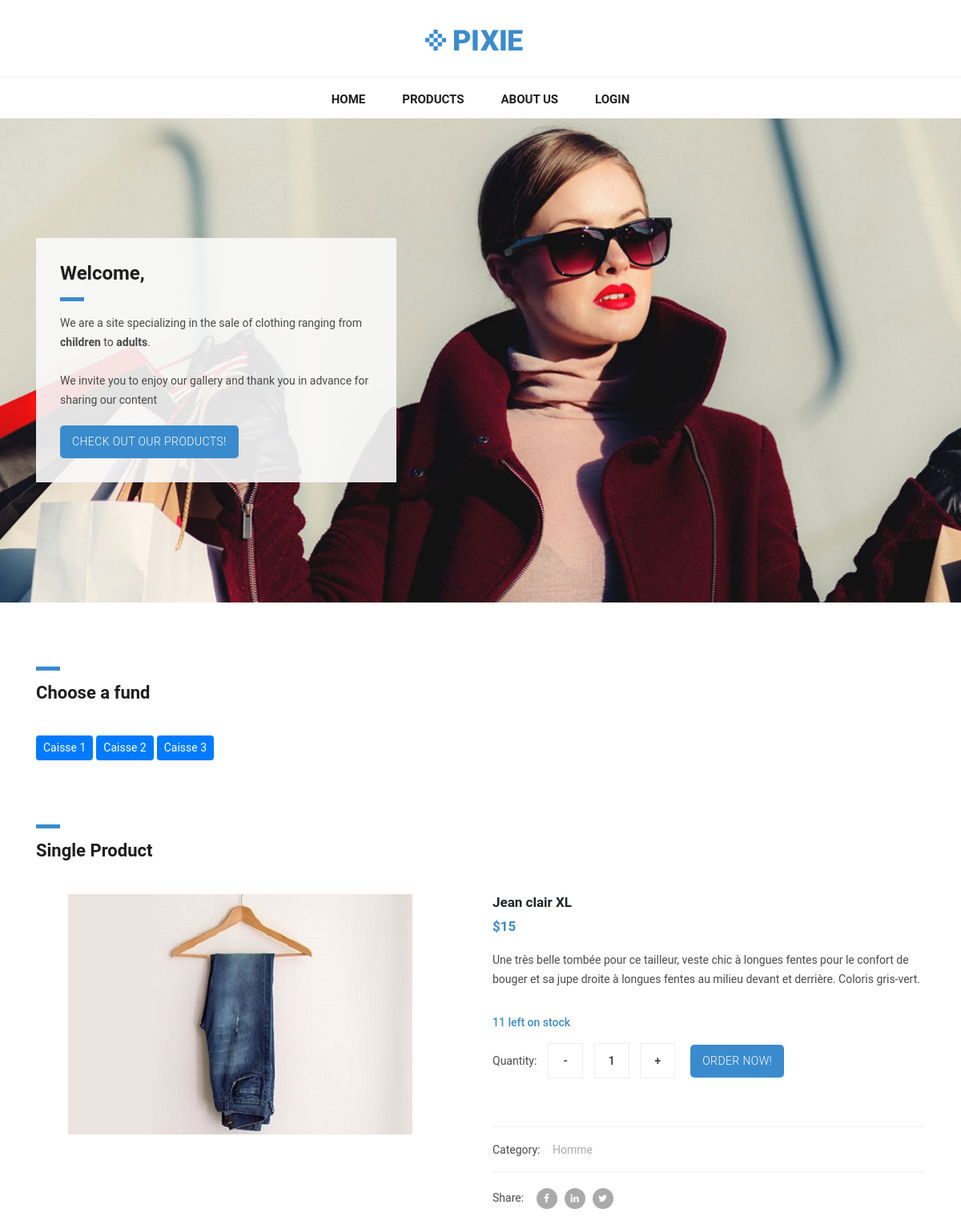
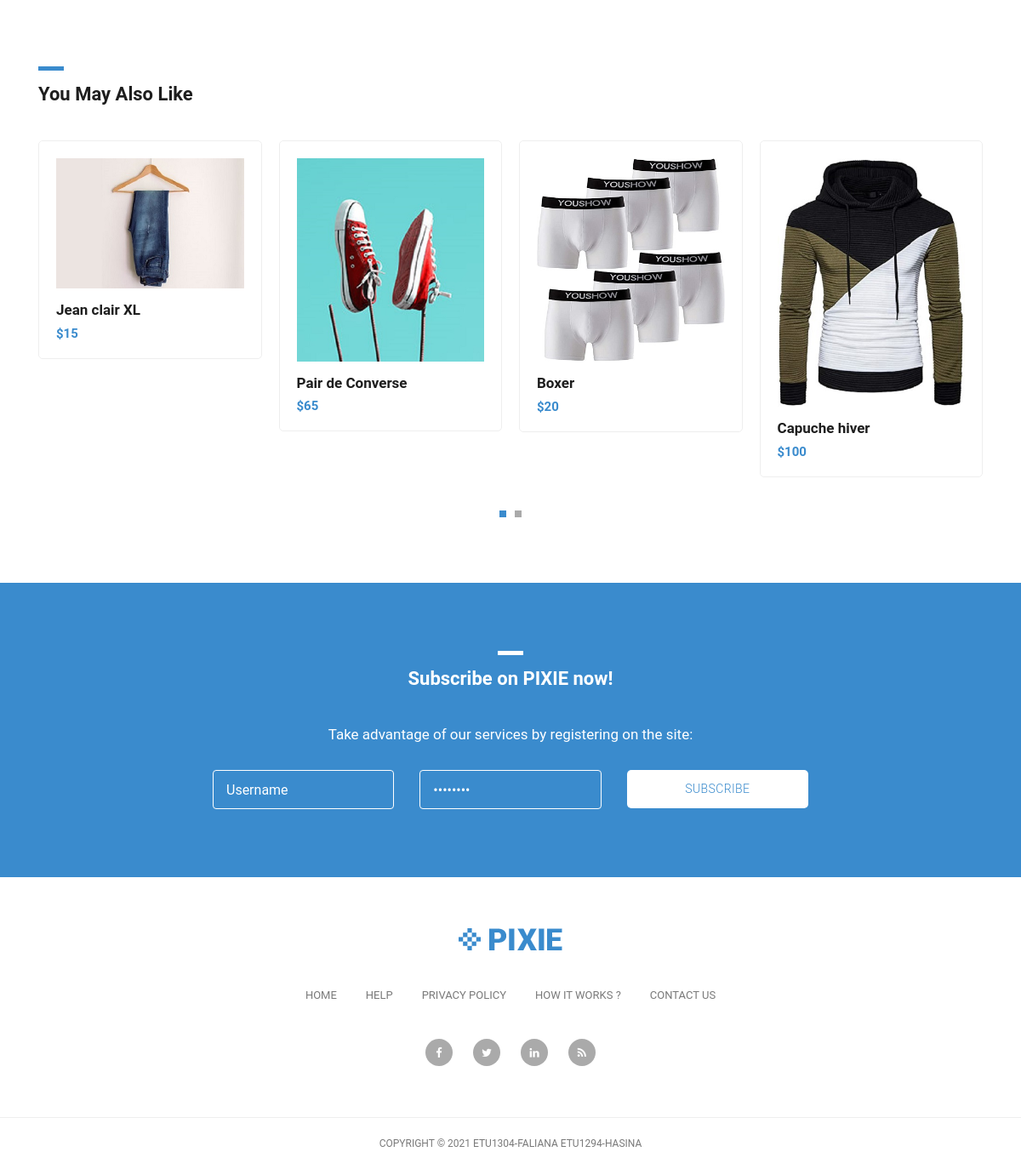
Screenshot of /Template/singleProduct?id=1 with the database file from the repository (2 pictures, top to bottom).
### tables this page shows
CREATE TABLE Caisse
(
	IDCaisse INT NOT NULL AUTO_INCREMENT,
	NumeroCaisse VARCHAR(100),
	PRIMARY KEY(IDCaisse)
);

CREATE TABLE Produit
(
	IDProduit INT NOT NULL AUTO_INCREMENT,
	NomProduit VARCHAR(100),
	Prix Float,
	Source VARCHAR(100),
	IDCategorie INT,
	Description TEXT,
	Stock INT,
	PRIMARY KEY(IDProduit),
	FOREIGN KEY(IDCategorie) REFERENCES Categorie(IDCategorie)
);

CREATE TABLE Categorie
(
	IDCategorie INT NOT NULL AUTO_INCREMENT,
	NomCategorie VARCHAR(100),
	PRIMARY KEY(IDCategorie)
);

### application/controllers/Template.php (called while the page is built, shortened)
<?php
class Template extends CI_Controller{
    public function singleProduct()
    {
        $data = array();
        $data['view'] = "single-product.php";
        $this->load->helper('assets');
        $this->load->model('fonctions');
        $data['caisse']=$this->fonctions->getCaisse();
        $data['produit']=$this->fonctions->findProduit($this->input->get('id'));
        $data['category']=$this->fonctions->findProduitByCat($data['produit'][0]['IDCategorie']);
        $data['nomCategory']=$this->fonctions->getCategoryId($data['produit'][0]['IDProduit']);
        $this->load->view('template', $data);
    }
}
?>

### index.php (called while the page is built, shortened)
<?php
require_once BASEPATH.'core/CodeIgniter.php';

### application/helpers/assets_helper.php (called while the page is built, shortened)
<?php
	if(!function_exists('img_loader'))
	{
		function img_loader($name, $format)
		{
			return site_url()."/assets/img/".$name.".".$format;
		}
	}
	if(!function_exists('css_loader'))
	{
		function css_loader($name)
		{
			return site_url()."/assets/css/".$name.".css";
		}
	}
?>

### application/models/Fonctions.php (called while the page is built, shortened)
<?php
class Fonctions extends CI_Model{
    public function getCaisse(){
        $query=$this->db->query("SELECT * FROM Caisse");
        $retour=array();
        foreach($query->result_array() as $one) {
            $retour[]=$one;
        }
        return $retour;
    }
    public function findProduit($idproduit){
        $sql = "SELECT * FROM Produit WHERE IDProduit=%s";
        $sql = sprintf($sql, $this->db->escape($idproduit));
        $query=$this->db->query($sql);
        $retour=array();
        foreach ($query->result_array() as $one) {
            $retour[] = $one;
        }
        return $retour;
    }
    public function findProduitByCat($categorie){
        $sql="SELECT * FROM Produit WHERE IDCategorie=%s";
        $sql=sprintf($sql,$this->db->escape($categorie));
        $query=$this->db->query($sql);
        $retour=array();
        foreach ($query->result_array() as $one) {
            $retour[] = $one;
        }
        return $retour;
    }
    public function getCategoryId($idProduit){
        $sql="SELECT c.NomCategorie  FROM Categorie c, Produit p WHERE c.IDCategorie=p.IDCategorie AND p.IDProduit=%s";
        $sql=sprintf($sql,$this->db->escape($idProduit));
        $query=$this->db->query($sql);
        $retour=array();
        foreach ($query->result_array() as $one){
            $retour[]=$one;
        }
        return $retour;
    }
}
?>

### application/views/single-product.php (the view, shortened to what this page needs)
    <div class="single-product">
      <div class="container">
        <div class="row">
          <div class="col-md-12">
            <div class="section-heading">
              <div class="line-dec"></div>
              <h1>Single Product</h1>
            </div>
          </div>
          <div class="col-md-6">
              <div id="" class="">
                <ul class="slides">
                    <img src="<?php echo img_loader($produit[0]['Source'], "jpg") ;?>"class="img-fluid" alt="Responsive image" />
                </ul>
            </div>
          </div>
          <div class="col-md-6">
            <div class="right-content">
              <h4><?php echo $produit[0]['NomProduit'];?></h4>
              <h6>$<?php echo $produit[0]['Prix'];?></h6>
              <p><?php echo $produit[0]['Description'];?></p>
              <span><?php echo $produit[0]['Stock'];?> left on stock</span>
              <form action="<?php echo site_url("Achat");?>" method="get">
                <label for="quantity">Quantity:</label>
                <span>
                  <span class="minus quantity-text">-</span>
                  <input name="quantity" type="quantity" class="quantity-text" id="quantity"
                  	onfocus="if(this.value == '1') { this.value = ''; }"
                      onBlur="if(this.value == '') { this.value = '1';}"
                      value="1">
                  <span class="plus quantity-text">+</span>
                </span>
                 <input type="submit" class="button" value="Order Now!">
              </form>
              <div class="down-content">
                <div class="categories">
                  <h6>Category: <span><a href="#"><?php echo $nomCategory[0]['NomCategorie'];?></a></h6>
                </div>
                <div class="share">
                  <h6>Share: <span><a href="#"><i class="fa fa-facebook"></i></a><a href="#"><i class="fa fa-linkedin"></i></a><a href="#"><i class="fa fa-twitter"></i></a></span></h6>
                </div>
              </div>
            </div>
          </div>
        </div>
      </div>
    </div>
    <div class="featured-items">
      <div class="container">
        <div class="row">
          <div class="col-md-12">
            <div class="section-heading">
              <div class="line-dec"></div>
              <h1>You May Also Like</h1>
            </div>
          </div>
          <div class="col-md-12">
            <div class="owl-carousel owl-theme">
            <?php for($i=0;$i<count($category);$i++){?>
              <a href="<?php echo site_url()."Template/singleProduct?id=".$category[$i]['IDProduit'];?>">
                <div class="featured-item">
                  <img src="<?php echo img_loader($category[$i]['Source'],"jpg");?>" alt="Item 1">
                  <h4><?php echo $category[$i]["NomProduit"];?></h4>
                  <h6>$<?php echo $category[$i]["Prix"];?></h6>
                </div>
              </a>
            <?php } ?>
            </div>
          </div>
        </div>
      </div>
    </div>
  </body>
</html>

### application/views/template.php (shortened to what this page needs)
<!DOCTYPE html>
<html lang="en">
  <head>
    <link href="<?php echo css_loader('bootstrap.min');?>" rel="stylesheet">
    <link rel="stylesheet" href="<?php echo css_loader('fontawesome');?>">
    <link rel="stylesheet" href="<?php echo css_loader('tooplate-main');?>">
    <link rel="stylesheet" href="<?php echo css_loader('owl');?>">
    <link rel="stylesheet" href="<?php echo css_loader('style');?>">
  </head>
  <body>
    <nav class="navbar navbar-expand-lg navbar-dark bg-dark static-top">
      <div class="container">
        <a class="navbar-brand" href="#"><img src="<?php echo img_loader('header-logo','png');?>" alt=""></a>
        <div class="collapse navbar-collapse" id="navbarResponsive">
          <ul class="navbar-nav ml-auto">
            <?php if(isset($home)) {?>
              <li class="nav-item active">
                <a class="nav-link" href="<?php echo site_url()."Template"; ?>">Home
                    <span class="sr-only">(current)</span>
                </a>
              </li>
            <?php } else { ?>
              <li class="nav-item">
                <a class="nav-link" href="<?php echo site_url()."Template"; ?>">Home
                </a>
              </li>
            <?php }?>
            <?php if(isset($products)) {?>
            <li class="nav-item active">
              <a class="nav-link" href="<?php echo site_url()."Template/pageProduit"; ?>">Products
                <span class="sr-only">(current)</span>
              </a>
            </li>
            <?php } else { ?>
            <li class="nav-item">
              <a class="nav-link" href="<?php echo site_url()."Template/pageProduit"; ?>">Products
              </a>
            </li>
            <?php }?>
            <li class="nav-item">
              <a class="nav-link" href="about.html">About Us</a>
            </li>
            <?php if($this->session->userdata("utilisateur")==NULL){?>
            <li class="nav-item">
              <a class="nav-link" href="Login">Login</a>
            </li>
            <?php }?>
          </ul>
        </div>
      </div>
    </nav>
    <div class="banner">
      <div class="container">
        <div class="row">
          <div class="col-md-12">
            <div class="caption">
              <h2>Welcome,</h2>
              <div class="line-dec"></div>
              <p>We are a site specializing in the sale of clothing ranging from <strong>children</strong> to <strong>adults</strong>.
              <br><br>We invite you to enjoy our gallery and thank you in advance for sharing our content</p>
              <div class="main-button">
                <a href="<?php echo site_url()."Template/pageProduit"; ?>">Check out our products!</a>
              </div>
            </div>
          </div>
        </div>
      </div>
    </div>
    <div class="container">
      <div class="section-heading">
          <div class="line-dec"></div>
          <h1>Choose a fund</h1>
      </div>
      <?php
        for($i=0; $i<count($caisse); $i++)
        {
          if($this->session->userdata("idCaisse")!=$caisse[$i]['IDCaisse']){
          ?>
            <a href="<?php echo site_url()."/";?>Template?idCaisse=<?php echo $caisse[$i]['IDCaisse'];?>"><button type="button" class="btn btn-primary btn-sm"><?php echo $caisse[$i]['NumeroCaisse']; ?></button></a>
          <?php } else {?>
            <a href="Template?idCaisse=<?php echo $caisse[$i]['IDCaisse'];?>"><button type="button" class="btn btn-secondary btn-sm"><?php echo $caisse[$i]['NumeroCaisse']; ?></button></a>
         <?php }
        }
      ?>
    </div>
    <?php include($view);?>
    <div class="subscribe-form">
      <div class="container">
        <div class="row">
          <div class="col-md-12">
            <div class="section-heading">
              <div class="line-dec"></div>
              <h1>Subscribe on PIXIE now!</h1>
            </div>
          </div>
          <div class="col-md-8 offset-md-2">
            <div class="main-content">
              <p>Take advantage of our services by registering on the site:</p>
              <div class="container">
                <form id="subscribe" action="<?php echo site_url("Login/subscribe");?>" method="get">
                  <div class="row">
                    <div class="col-md-4">
                      <fieldset>
                        <input name="username" type="text" class="form-control" id="email"
                        onfocus="if(this.value == 'Username') { this.value = ''; }"
                    	onBlur="if(this.value == '') { this.value = 'Username';}"
                    	value="Username" required="">
                      </fieldset>
                    </div>
                    <div class="col-md-4">
                      <fieldset>
                        <input name="password" type="password" class="form-control" id="password"
                        onfocus="if(this.value == 'Password') { this.value = ''; }"
                      onBlur="if(this.value == '') { this.value = 'Password';}"
                      value="Password" required="">
                      </fieldset>
                    </div>
                    <div class="col-md-4">
                      <fieldset>
                        <button type="submit" id="form-submit" class="button">Subscribe</button>
                      </fieldset>
                    </div>
                  </div>
                </form>
              </div>
            </div>
          </div>
        </div>
      </div>
    </div>
    <div class="footer">
      <div class="container">
        <div class="row">
          <div class="col-md-12">
            <div class="logo">
              <img src="<?php echo img_loader('header-logo','png');?>" alt="">
            </div>
          </div>
          <div class="col-md-12">
            <div class="footer-menu">
              <ul>
                <li><a href="#">Home</a></li>
                <li><a href="#">Help</a></li>
                <li><a href="#">Privacy Policy</a></li>
                <li><a href="#">How It Works ?</a></li>
                <li><a href="#">Contact Us</a></li>
              </ul>
            </div>
          </div>
          <div class="col-md-12">
            <div class="social-icons">
              <ul>
                <li><a href="#"><i class="fa fa-facebook"></i></a></li>
                <li><a href="#"><i class="fa fa-twitter"></i></a></li>
                <li><a href="#"><i class="fa fa-linkedin"></i></a></li>
                <li><a href="#"><i class="fa fa-rss"></i></a></li>
              </ul>
            </div>
          </div>
        </div>
      </div>
    </div>
    <div class="sub-footer">
      <div class="container">
        <div class="row">
          <div class="col-md-12">
            <div class="copyright-text">
              <p>Copyright &copy; 2021 ETU1304-Faliana ETU1294-Hasina </p>
            </div>
          </div>
        </div>
      </div>
    </div>
  </body>
</html>

### application/views/template.php (style rules this page uses)
span { cursor:pointer; }

### rows the page displays
caisse: NumeroCaisse "Caisse 1"
caisse: NumeroCaisse "Caisse 2"
caisse: NumeroCaisse "Caisse 3"
produit: Source (picture), NomProduit "Jean clair XL", Prix "15", Description "Une très belle tombée pour ce tailleur, veste chic à longues fentes pour le confort de bouger et sa jupe droite à longues fentes au milieu devant et derrière. Coloris gris-vert.", Stock "11"
categorie: NomCategorie "Homme"
produit: Source (picture), NomProduit "Pair de Converse", Prix "65"
produit: Source (picture), NomProduit "Boxer", Prix "20"
produit: Source (picture), NomProduit "Capuche hiver", Prix "100"
